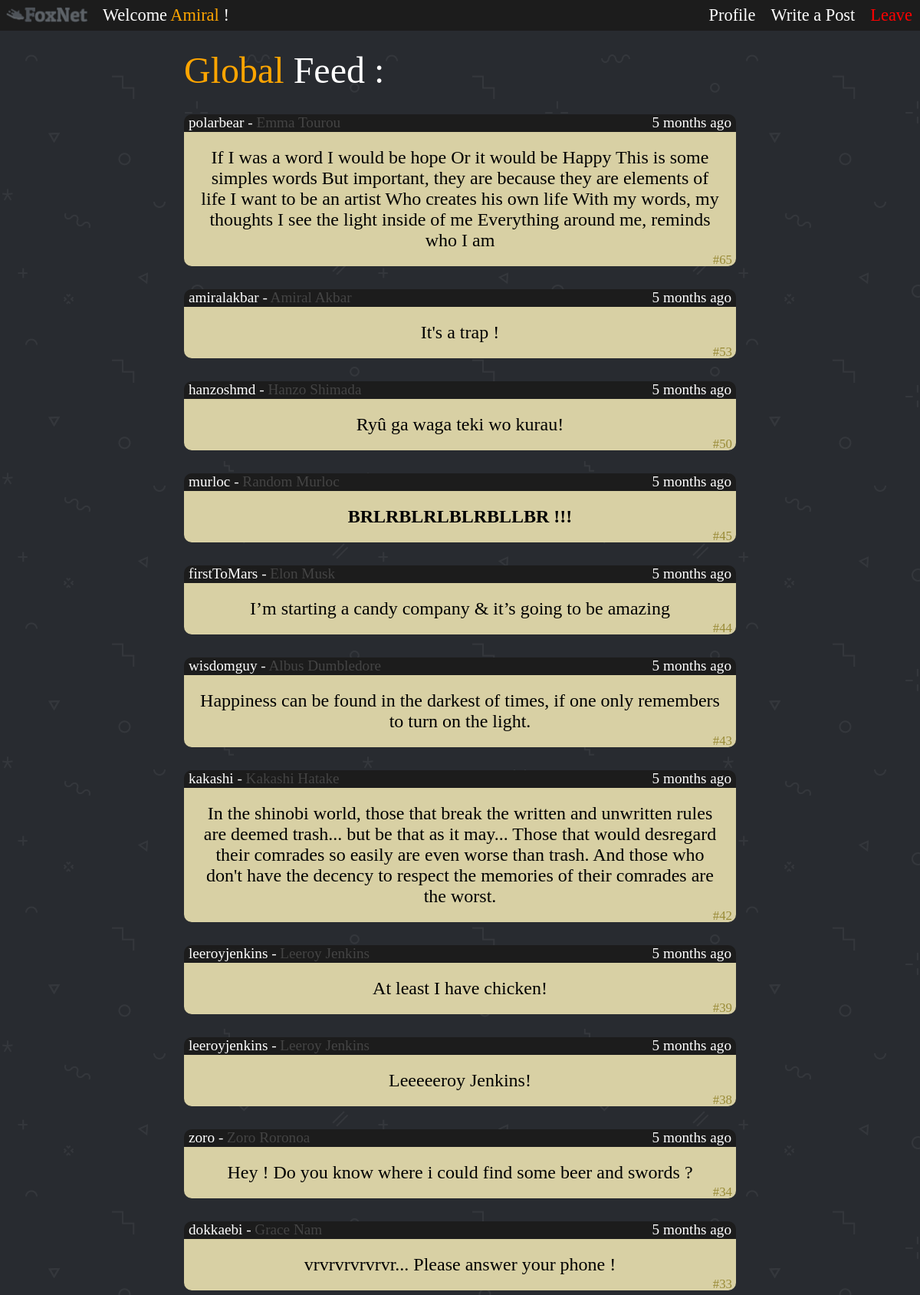
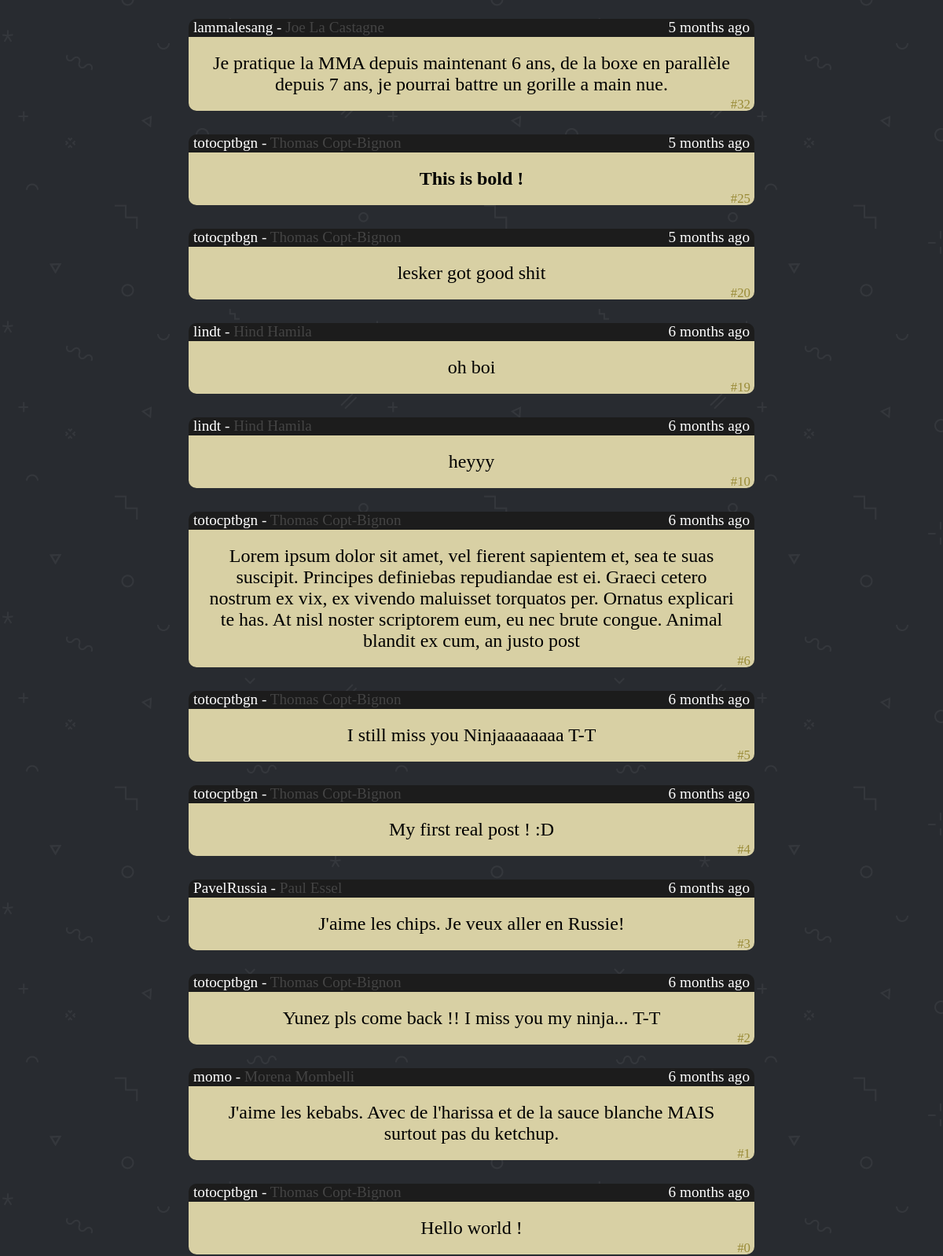
Page /FoxNet/feed.php (signed in) on the committed database (2 pictures, top to bottom).
### tables this page shows
CREATE TABLE `userdata` (
  `login` varchar(30) NOT NULL,
  `password` varchar(100) DEFAULT NULL,
  `firstName` varchar(30) DEFAULT NULL,
  `lastName` varchar(30) DEFAULT NULL,
  `birthdate` varchar(10) DEFAULT NULL
);

CREATE TABLE `posts` (
  `ID` int(4) NOT NULL,
  `author` varchar(20) NOT NULL,
  `date` varchar(16) NOT NULL,
  `content` varchar(300) NOT NULL
);

### FoxNet/feed.php (the view, shortened to what this page needs)
<?php
include_once 'functionFeed.php';
include_once 'connectDB.php';
$user = $_SESSION['user'];
if (isset($_GET['follow'])) {
  if ($_GET['follow'] = "true") {
    $followFeed = true;
  } else {
    $followFeed = false;
  }
} else {
  $followFeed = false;
}
?>
<!DOCTYPE html>
<html lang="en" dir="ltr">
  <head>
    <link rel="stylesheet" href="css/master.css">
    <link rel="stylesheet" href="css/feed.css">
  </head>
  <body>
    <div class="header">
        <img src="img/BannerFullGrey.png" class="header">
        <span id="headerTitle">Welcome  <span style="color:orange"><?php echo getFirstName($_SESSION["user"]).' '; ?></span> !</span>
        <a id="leave" href="disconnect.php">Leave</a>
        <a class="buttonHeader" href="addPost.php">Write a Post</a>
        <a class="buttonHeader" href="profil.php">Profile</a>
    </div>
<div class="feed">
<?php
  if ($followFeed) {
    echo '<a class="feedType" href="feed.php"><span style="color:orange">Follow</span> Feed :</a>';
    $req = "SELECT * FROM `posts`, `subs` WHERE `subscriber` = '$user' AND `author` = `target` ORDER BY `posts`.`ID` DESC;";
  } else {
    echo '<a class="feedType"  href="feed.php?follow=true"><span style="color:orange">Global</span> Feed :</a>';
    $req = "SELECT * FROM `posts` ORDER BY `posts`.`ID` DESC ";
  }
$resultat = mysqli_query($connec, $req);
  while ($ligne = mysqli_fetch_assoc($resultat)){
    echo '<div class="post">';
    echo '<div class="titlePost">';
    echo '<span class="author">'.'<a class="authorLogin" href="profil.php?user='.$ligne["author"].'">'.$ligne["author"].'</a>'.' - <span class="fullName">'.getFullName($ligne["author"]).'</span>'.'</span>';
    echo '<span class="date">'.postDate($ligne["date"]).'</span>';
    echo "</div>";
    echo '<div class="content">'.transformePost($ligne["content"]);
    echo '<span class="id">#'.$ligne["ID"].'</span>';
    echo '</div>';
    echo "</div>";
  }
?>
</div>
</body>
</html>

### FoxNet/functionFeed.php (shortened to what this page needs)
<?php
function getFullName($username){
  include 'connectDB.php';
  $req = "SELECT * FROM userdata WHERE login = '$username'";
  $resultat = mysqli_query($connec, $req);
  $ligne = mysqli_fetch_assoc($resultat);
  return $ligne["firstName"]." ".$ligne["lastName"];
}
function getFirstName($username){
  include 'connectDB.php';
  $req = "SELECT * FROM userdata WHERE login = '$username'";
  $resultat = mysqli_query($connec, $req);
  $ligne = mysqli_fetch_assoc($resultat);
  return $ligne["firstName"];
}
function pluriel($value){
  if ($value == 1 || $value == 0) {
    return "";
  } return "s";
}
function postDate($date){
  $year = substr($date, 0, 4);
  $month = substr($date, 5, 2);
  $day = substr($date, 8, 2);
  $hour = substr($date, 11, 2);
  $minute = substr($date, 14, 2);
  $currentDate = date("Y-m-d-H-i");
  $currentYear = substr($currentDate, 0, 4);
  $currentMonth = substr($currentDate, 5, 2);
  $currentDay = substr($currentDate, 8, 2);
  $currentHour = substr($currentDate, 11, 2);
  $currentMinute = substr($currentDate, 14, 2);
  $year = abs($currentYear - $year);
  $month = abs($currentMonth - $month);
  $day = abs($currentDay - $day);
  $hour = abs($currentHour - $hour);
  $minute = abs($currentMinute - $minute);
  if ($year == 0) {
    if ($month == 0) {
      if ($day == 0) {
        if ($hour == 0) {
          return $minute." minute".pluriel($minute)." ago";
        } else {
          return $hour." hour".pluriel($hour)." ago";
          }
      } else {
        return $day." day".pluriel($day)." ago";
        }
    } else {
      return $month." month".pluriel($month)." ago";
      }
  } else {
    return $year." year".pluriel($year)." ago";
    }
}
function transformePost($message){
  $firstChar = substr($message, 0, 1);
  $lastChar = substr($message,-1, 1);
  if ($lastChar == '*' && $firstChar == '*') {
    $message = substr($message,1, -1);
    return  '<span style="font-weight:bold" class="content">'.$message.'</span>';
  }
  return  '<span class="content">'.$message.'</span>';
}
?>

### FoxNet/css/master.css (style rules this page uses)
html { height: 100%; }
body { margin: 0; font-family: VT323; background-image: url(../img/footer-bg.png); background-position: 0px 0px; background-repeat: repeat-x-z; animation: animatedBackground 20s linear infinite; min-height: 100%; }
div.header { font-family: VT323; position: sticky; top: 0; height: 40px; width: 100%; background-color: #1c1c1c; z-index: 1000; }
img.header { width: 110px; margin: 7px; float: left; }
#headerTitle { float: left; display: block; color: white; text-align: center; padding: 7px 10px; font-size: 140%; }
#leave { box-sizing: border-box; height: 35px; float: right; display: block; color: red; text-align: center; padding: 7px 10px; text-decoration: none; font-size: 140%; }
.buttonHeader { box-sizing: border-box; float: right; display: block; color: white; text-align: center; padding: 7px 10px; text-decoration: none; font-size: 140%; }

### FoxNet/css/feed.css (style rules this page uses)
.feed { font-size: 150%; color: white; text-align: center; }
.feedType { display: block; font-size: 200%; text-align: left; padding-left: 20%; margin-top: 2%; text-decoration: none; color: white; }
div.post { background-color: #1c1c1c; border-radius: 10px; color: black; width: 60%; margin: auto; margin-top: 30px; margin-bottom: 30px; }
div.titlePost { height: 23px; padding: 0px 6px; }
div.content { background-color: #d8d0a4; border-radius: 0px 0px 10px 10px; }
span.content { padding: 20px; display: block; }
span.author { float: left; font-size: 80%; color: white; }
.authorLogin { text-decoration: none; color: white; }
span.fullName { color: #444444; }
span.date { float: right; font-size: 80%; color: white; }
span.id { font-size: 70%; color: #998b37; float: right; position: relative; bottom: 18px; right: 5px; }

### rows in the picture
userdata: firstName "Amiral"
posts: author "polarbear", author.lastName "Emma Tourou", date "5 months ago", content "If I was a word I would be hope Or it would be Happy This is some simples words But important, they are because they are elements of life I want to be an artist Who creates his own life With my words, my thoughts I see the light inside of me Everything around me, reminds who I am", ID "65"
posts: author "amiralakbar", author.lastName "Amiral Akbar", date "5 months ago", content "It's a trap !", ID "53"
posts: author "hanzoshmd", author.lastName "Hanzo Shimada", date "5 months ago", content "Ryû ga waga teki wo kurau!", ID "50"
posts: author "murloc", author.lastName "Random Murloc", date "5 months ago", content "BRLRBLRLBLRBLLBR !!!", ID "45"
posts: author "firstToMars", author.lastName "Elon Musk", date "5 months ago", content "I’m starting a candy company & it’s going to be amazing", ID "44"
posts: author "wisdomguy", author.lastName "Albus Dumbledore", date "5 months ago", content "Happiness can be found in the darkest of times, if one only remembers to turn on the light.", ID "43"
posts: author "kakashi", author.lastName "Kakashi Hatake", date "5 months ago", content "In the shinobi world, those that break the written and unwritten rules are deemed trash... but be that as it may... Those that would desregard their comrades so easily are even worse than trash. And those who don't have the decency to respect the memories of their comrades are the worst.", ID "42"
posts: author "leeroyjenkins", author.lastName "Leeroy Jenkins", date "5 months ago", content "At least I have chicken!", ID "39"
posts: author "leeroyjenkins", author.lastName "Leeroy Jenkins", date "5 months ago", content "Leeeeeroy Jenkins!", ID "38"
posts: author "zoro", author.lastName "Zoro Roronoa", date "5 months ago", content "Hey ! Do you know where i could find some beer and swords ?", ID "34"
posts: author "dokkaebi", author.lastName "Grace Nam", date "5 months ago", content "vrvrvrvrvrvr... Please answer your phone !", ID "33"
posts: author "lammalesang", author.lastName "Joe La Castagne", date "5 months ago", content "Je pratique la MMA depuis maintenant 6 ans, de la boxe en parallèle depuis 7 ans, je pourrai battre un gorille a main nue.", ID "32"
posts: author "totocptbgn", author.lastName "Thomas Copt-Bignon", date "5 months ago", content "This is bold !", ID "25"
posts: author "totocptbgn", author.lastName "Thomas Copt-Bignon", date "5 months ago", content "lesker got good shit", ID "20"
posts: author "lindt", author.lastName "Hind Hamila", date "6 months ago", content "oh boi", ID "19"
posts: author "lindt", author.lastName "Hind Hamila", date "6 months ago", content "heyyy", ID "10"
posts: author "totocptbgn", author.lastName "Thomas Copt-Bignon", date "6 months ago", content "Lorem ipsum dolor sit amet, vel fierent sapientem et, sea te suas suscipit. Principes definiebas repudiandae est ei. Graeci cetero nostrum ex vix, ex vivendo maluisset torquatos per. Ornatus explicari te has. At nisl noster scriptorem eum, eu nec brute congue. Animal blandit ex cum, an justo post", ID "6"
posts: author "totocptbgn", author.lastName "Thomas Copt-Bignon", date "6 months ago", content "I still miss you Ninjaaaaaaaa T-T", ID "5"
posts: author "totocptbgn", author.lastName "Thomas Copt-Bignon", date "6 months ago", content "My first real post ! :D", ID "4"
posts: author "PavelRussia", author.lastName "Paul Essel", date "6 months ago", content "J'aime les chips. Je veux aller en Russie!", ID "3"
posts: author "totocptbgn", author.lastName "Thomas Copt-Bignon", date "6 months ago", content "Yunez pls come back !! I miss you my ninja... T-T", ID "2"
posts: author "momo", author.lastName "Morena Mombelli", date "6 months ago", content "J'aime les kebabs. Avec de l'harissa et de la sauce blanche MAIS surtout pas du ketchup.", ID "1"
posts: author "totocptbgn", author.lastName "Thomas Copt-Bignon", date "6 months ago", content "Hello world !", ID "0"
